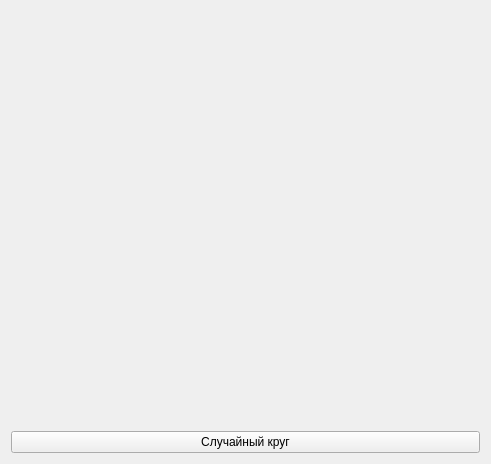
<?xml version="1.0" encoding="UTF-8"?>
<ui version="4.0">
 <class>Form</class>
 <widget class="QWidget" name="Form">
  <property name="geometry">
   <rect>
    <x>0</x>
    <y>0</y>
    <width>491</width>
    <height>464</height>
   </rect>
  </property>
  <property name="windowTitle">
   <string>Form</string>
  </property>
  <layout class="QVBoxLayout" name="verticalLayout">
   <item>
    <spacer name="verticalSpacer">
     <property name="orientation">
      <enum>Qt::Vertical</enum>
     </property>
     <property name="sizeHint" stdset="0">
      <size>
       <width>20</width>
       <height>40</height>
      </size>
     </property>
    </spacer>
   </item>
   <item>
    <widget class="QPushButton" name="pushButton">
     <property name="text">
      <string>Случайный круг</string>
     </property>
    </widget>
   </item>
  </layout>
 </widget>
 <resources/>
 <connections/>
</ui>
